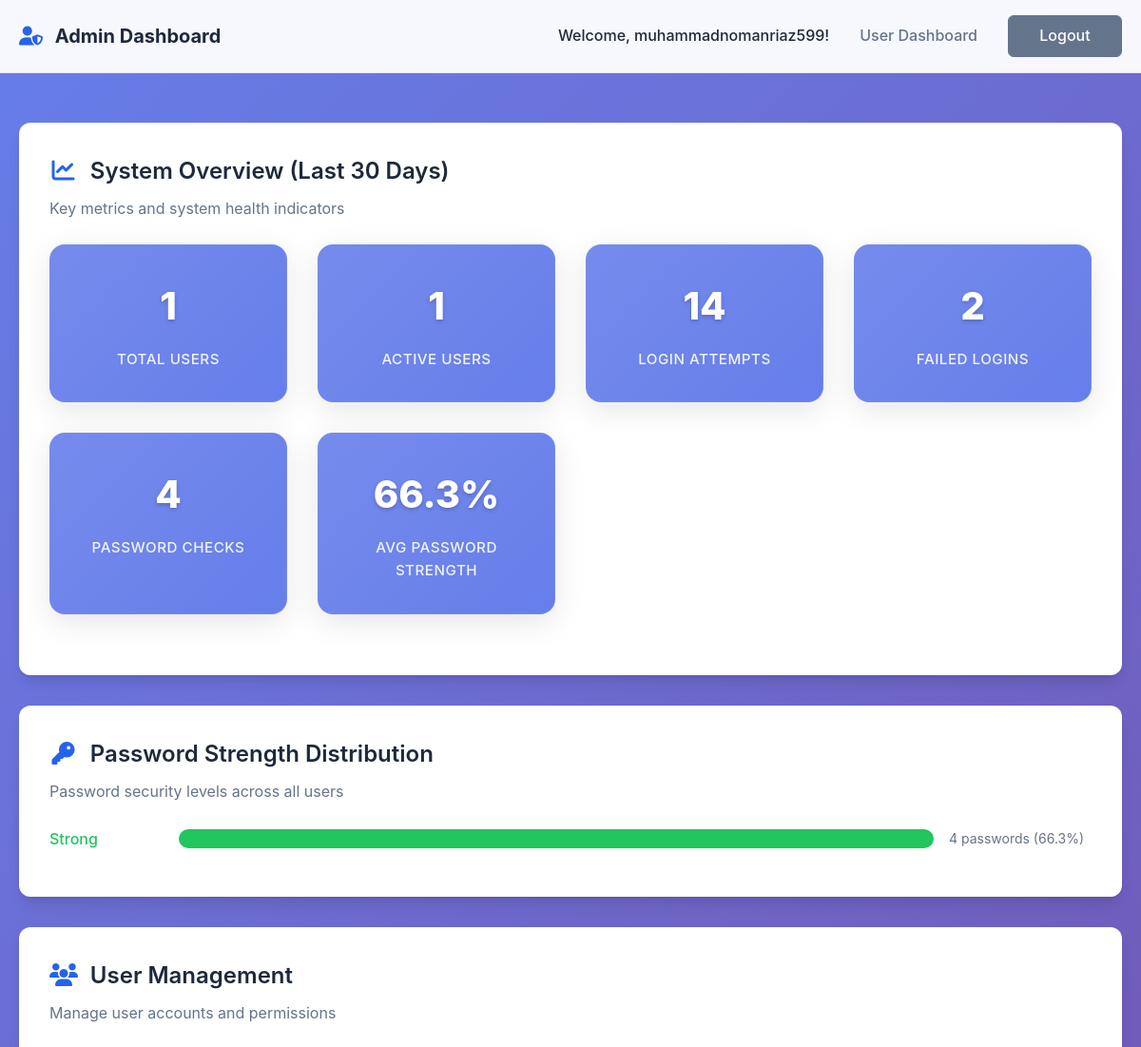
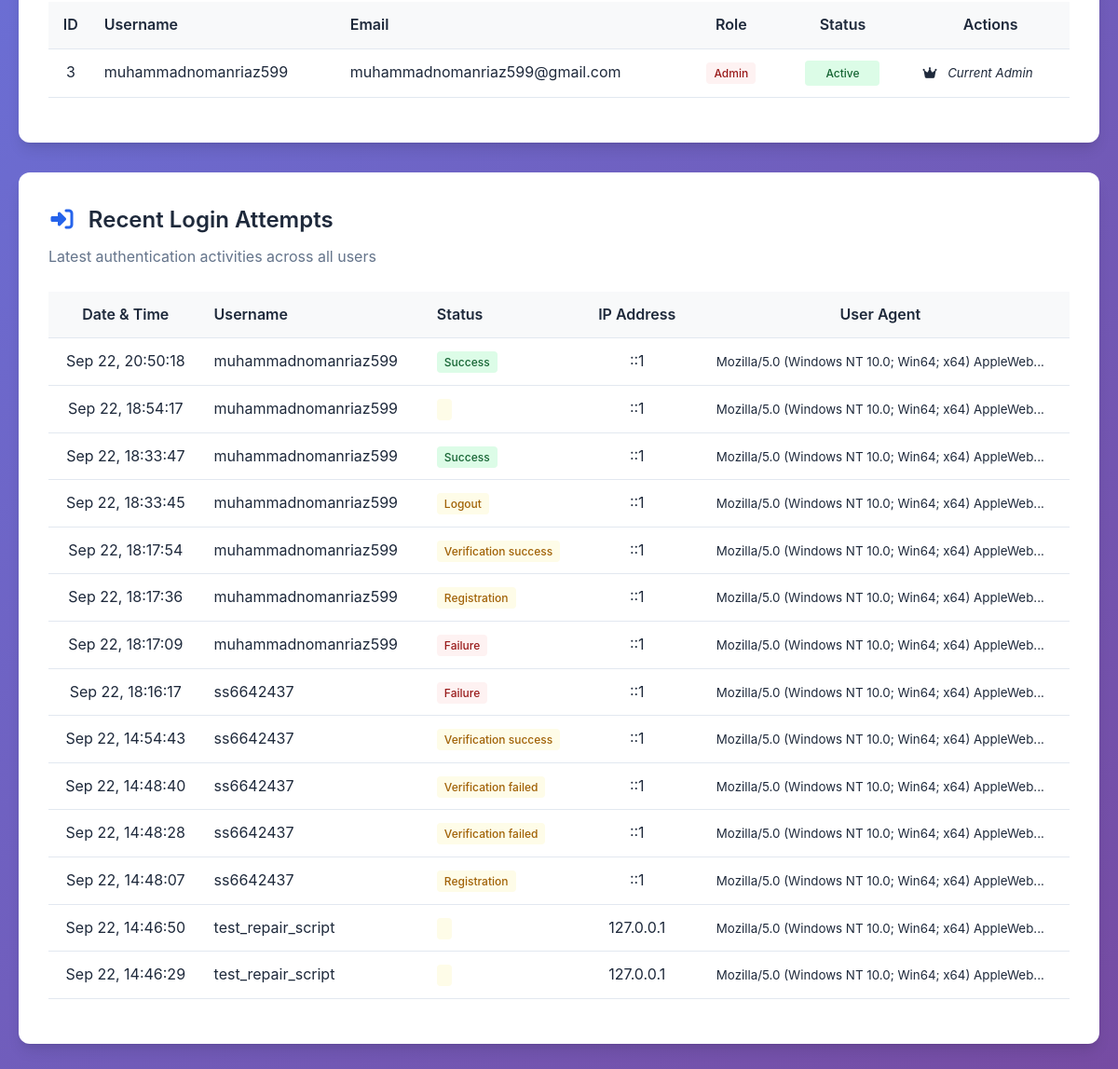
The page /admin/dashboard.php (signed in) on the database its author committed (2 pictures, top to bottom).
### tables this page shows
CREATE TABLE `users` (
  `id` int(11) NOT NULL,
  `username` varchar(50) NOT NULL,
  `email` varchar(100) NOT NULL,
  `password_hash` varchar(255) NOT NULL,
  `role` enum('admin','user') DEFAULT 'user',
  `otp_secret` varchar(32) DEFAULT NULL,
  `is_2fa_enabled` tinyint(1) DEFAULT 0,
  `is_active` tinyint(1) DEFAULT 1,
  `is_verified` tinyint(1) DEFAULT 0,
  `verification_code` varchar(255) DEFAULT NULL,
  `verification_code_expires` datetime DEFAULT NULL,
  `created_at` timestamp NOT NULL DEFAULT current_timestamp(),
  `last_login` timestamp NULL DEFAULT NULL,
  `failed_login_attempts` int(11) DEFAULT 0,
  `locked_until` datetime DEFAULT NULL
);

### config/db.php (called while the page is built, shortened)
<?php
class Database {
    private $pdo;
    private static $instance = null;
    private function __construct() {
        try {
            $dsn = "mysql:host=" . DB_HOST . ";dbname=" . DB_NAME . ";charset=" . DB_CHARSET;
            $options = [
                PDO::ATTR_ERRMODE            => PDO::ERRMODE_EXCEPTION,
                PDO::ATTR_DEFAULT_FETCH_MODE => PDO::FETCH_ASSOC,
                PDO::ATTR_EMULATE_PREPARES   => false,
                PDO::ATTR_PERSISTENT         => false,
                PDO::MYSQL_ATTR_INIT_COMMAND => "SET NAMES " . DB_CHARSET
            ];
            $this->pdo = new PDO($dsn, DB_USER, DB_PASS, $options);
        } catch (PDOException $e) {
            error_log("Database connection failed: " . $e->getMessage());
            die("Database connection failed. Please check your configuration.");
        }
    }
    public static function getInstance() {
        if (self::$instance === null) {
            self::$instance = new self();
        }
        return self::$instance;
    }
    public function query($sql, $params = []) {
        try {
            $stmt = $this->pdo->prepare($sql);
            $stmt->execute($params);
            return $stmt;
        } catch (PDOException $e) {
            error_log("Database query failed: " . $e->getMessage());
            throw new Exception("Database operation failed");
        }
    }
    public function fetch($sql, $params = []) {
        $stmt = $this->query($sql, $params);
        return $stmt->fetch();
    }
    public function fetchAll($sql, $params = []) {
        $stmt = $this->query($sql, $params);
        return $stmt->fetchAll();
    }
}
?>

### admin/dashboard.php (the view, shortened to what this page needs)
<?php
require_once '../config/db.php';
$admin_username = $_SESSION['username'];
try {
    $db = Database::getInstance();
    $stats = [
        'total_users' => $db->fetch("SELECT COUNT(*) as count FROM users")['count'],
        'active_users' => $db->fetch("SELECT COUNT(*) as count FROM users WHERE is_active = 1")['count'],
        'total_login_attempts' => $db->fetch("SELECT COUNT(*) as count FROM login_attempts WHERE created_at >= DATE_SUB(NOW(), INTERVAL 30 DAY)")['count'],
        'failed_logins' => $db->fetch("SELECT COUNT(*) as count FROM login_attempts WHERE attempt_type = 'failure' AND created_at >= DATE_SUB(NOW(), INTERVAL 30 DAY)")['count'],
        'password_checks' => $db->fetch("SELECT COUNT(*) as count FROM password_evaluations WHERE created_at >= DATE_SUB(NOW(), INTERVAL 30 DAY)")['count'],
        'avg_password_strength' => $db->fetch("SELECT AVG(strength_score) as avg FROM password_evaluations WHERE created_at >= DATE_SUB(NOW(), INTERVAL 30 DAY)")['avg'] ?? 0,
    ];
    $users = $db->fetchAll("
        SELECT
            u.id,
            u.username,
            u.email,
            u.role,
            u.is_active,
            u.is_verified,
            u.is_2fa_enabled,
            u.created_at,
            u.last_login,
            COUNT(la.id) as login_attempts,
            SUM(CASE WHEN la.attempt_type = 'success' THEN 1 ELSE 0 END) as successful_logins,
            SUM(CASE WHEN la.attempt_type = 'failure' THEN 1 ELSE 0 END) as failed_logins
        FROM users u
        LEFT JOIN login_attempts la ON u.id = la.user_id AND la.created_at >= DATE_SUB(NOW(), INTERVAL 30 DAY)
        GROUP BY u.id
        ORDER BY u.created_at DESC
    ");
    $recent_attempts = $db->fetchAll("
        SELECT
            la.id,
            la.user_id,
            u.username,
            la.username,
            la.attempt_type,
            la.ip_address,
            la.created_at,
            la.user_agent
        FROM login_attempts la
        LEFT JOIN users u ON la.user_id = u.id
        ORDER BY la.created_at DESC
        LIMIT 50
    ");
    $strength_stats = $db->fetchAll("
        SELECT
            CASE
                WHEN strength_score >= 0.8 THEN 'Very Strong'
                WHEN strength_score >= 0.6 THEN 'Strong'
                WHEN strength_score >= 0.4 THEN 'Medium'
                WHEN strength_score >= 0.2 THEN 'Weak'
                ELSE 'Very Weak'
            END as strength_level,
            COUNT(*) as count,
            AVG(strength_score) * 100 as avg_score
        FROM password_evaluations
        WHERE created_at >= DATE_SUB(NOW(), INTERVAL 30 DAY)
        GROUP BY strength_level
        ORDER BY avg_score DESC
    ");
} catch (Exception $e) {
    logError('Admin dashboard error: ' . $e->getMessage());
    $stats = array_fill_keys(['total_users', 'active_users', 'total_login_attempts', 'failed_logins', 'password_checks', 'avg_password_strength'], 0);
    $users = [];
    $recent_attempts = [];
    $strength_stats = [];
    $suspicious_ips = [];
}
?>
<!DOCTYPE html>
<html lang="en">
<head>
    <link rel="stylesheet" href="https://cdnjs.cloudflare.com/ajax/libs/font-awesome/6.4.0/css/all.min.css">
    <link rel="stylesheet" href="../assets/css/style.css">
</head>
<body>
    <nav class="navbar">
        <div class="container">
            <a href="dashboard.php" class="navbar-brand"><i class="fas fa-user-shield"></i> Admin Dashboard</a>
            <div class="navbar-menu">
                <span>Welcome, <?php echo htmlspecialchars($admin_username); ?>!</span>
                <a href="../dashboard.php">User Dashboard</a>
                <a href="../auth/logout.php" class="btn btn-secondary">Logout</a>
            </div>
        </div>
    </nav>
    <div class="container">
        <div class="card">
            <div class="card-header">
                <h2><i class="fas fa-chart-line"></i> System Overview (Last 30 Days)</h2>
                <p>Key metrics and system health indicators</p>
            </div>
            <div class="dashboard-grid">
                <div class="admin-stat-card">
                    <div class="stat-number"><?php echo number_format($stats['total_users']); ?></div>
                    <div class="stat-label">Total Users</div>
                </div>
                <div class="admin-stat-card">
                    <div class="stat-number"><?php echo number_format($stats['active_users']); ?></div>
                    <div class="stat-label">Active Users</div>
                </div>
                <div class="admin-stat-card">
                    <div class="stat-number"><?php echo number_format($stats['total_login_attempts']); ?></div>
                    <div class="stat-label">Login Attempts</div>
                </div>
                <div class="admin-stat-card">
                    <div class="stat-number"><?php echo number_format($stats['failed_logins']); ?></div>
                    <div class="stat-label">Failed Logins</div>
                </div>
                <div class="admin-stat-card">
                    <div class="stat-number"><?php echo number_format($stats['password_checks']); ?></div>
                    <div class="stat-label">Password Checks</div>
                </div>
                <div class="admin-stat-card">
                    <div class="stat-number"><?php echo number_format($stats['avg_password_strength'] * 100, 1); ?>%</div>
                    <div class="stat-label">Avg Password Strength</div>
                </div>
            </div>
        </div>
        <?php if (!empty($strength_stats)): ?>
        <div class="card">
            <div class="card-header">
                <h2><i class="fas fa-key"></i> Password Strength Distribution</h2>
                <p>Password security levels across all users</p>
            </div>
            <div class="strength-distribution">
                <?php foreach ($strength_stats as $stat): ?>
                <div class="strength-stat-item">
                    <div class="strength-stat-label">
                        <span class="strength-label <?php echo strtolower(str_replace(' ', '-', $stat['strength_level'])); ?>">
                            <?php echo $stat['strength_level']; ?>
                        </span>
                    </div>
                    <div class="strength-stat-bar">
                        <div class="strength-stat-fill <?php echo strtolower(str_replace(' ', '-', $stat['strength_level'])); ?>"
                             style="width: <?php echo ($stat['count'] / array_sum(array_column($strength_stats, 'count'))) * 100; ?>%"></div>
                    </div>
                    <div class="strength-stat-count">
                        <?php echo number_format($stat['count']); ?> passwords (<?php echo number_format($stat['avg_score'], 1); ?>%)
                    </div>
                </div>
                <?php endforeach; ?>
            </div>
        </div>
        <?php endif; ?>
        <div class="card">
            <div class="card-header">
                <h2><i class="fas fa-users"></i> User Management</h2>
                <p>Manage user accounts and permissions</p>
            </div>
            <div class="table-responsive">
                <table class="table">
                    <thead>
                        <tr>
                            <th>ID</th>
                            <th>Username</th>
                            <th>Email</th>
                            <th>Role</th>
                            <th>Status</th>
                            <th>Actions</th>
                        </tr>
                    </thead>
                    <tbody>
                        <?php foreach ($users as $user): ?>
                        <tr id="user-<?php echo $user['id']; ?>">
                            <td><?php echo $user['id']; ?></td>
                            <td><?php echo htmlspecialchars($user['username']); ?></td>
                            <td><?php echo htmlspecialchars($user['email']); ?></td>
                            <td>
                                <span class="badge <?php echo $user['role'] === 'admin' ? 'badge-danger' : 'badge-success'; ?>">
                                    <?php echo $user['role'] === 'admin' ? 'Admin' : 'User'; ?>
                                </span>
                            </td>
                            <td>
                                <div class="status-compact">
                                    <span class="badge <?php echo $user['is_active'] ? 'badge-success' : 'badge-danger'; ?>">
                                        <?php echo $user['is_active'] ? 'Active' : 'Inactive'; ?>
                                    </span>
                                </div>
                            </td>
                            <td>
                                <div class="btn-group">
                                    <?php if ($user['id'] != $_SESSION['user_id']): ?>
                                        <?php if ($user['role'] !== 'admin'): ?>
                                            <button class="btn btn-sm btn-primary" onclick="changeUserRole(<?php echo $user['id']; ?>, 'promote_admin')" title="Promote to Admin">
                                                <i class="fas fa-user-shield"></i> Make Admin
                                            </button>
                                        <?php else: ?>
                                            <button class="btn btn-sm btn-warning" onclick="changeUserRole(<?php echo $user['id']; ?>, 'demote_user')" title="Demote to User">
                                                <i class="fas fa-user-minus"></i> Remove Admin
                                            </button>
                                        <?php endif; ?>
                                        <?php if ($user['is_active']): ?>
                                            <button class="btn btn-sm btn-secondary" onclick="changeUserRole(<?php echo $user['id']; ?>, 'deactivate_user')" title="Deactivate User">
                                                <i class="fas fa-user-times"></i> Deactivate
                                            </button>
                                        <?php else: ?>
                                            <button class="btn btn-sm btn-success" onclick="changeUserRole(<?php echo $user['id']; ?>, 'activate_user')" title="Activate User">
                                                <i class="fas fa-user-check"></i> Activate
                                            </button>
                                        <?php endif; ?>
                                        <?php if (!$user['is_verified']): ?>
                                            <button class="btn btn-sm btn-info" onclick="changeUserRole(<?php echo $user['id']; ?>, 'verify_user')" title="Manually Verify User">
                                                <i class="fas fa-check-circle"></i> Verify
                                            </button>
                                        <?php endif; ?>
                                    <?php else: ?>
                                        <small><em><i class="fas fa-crown"></i> Current Admin</em></small>
                                    <?php endif; ?>
                                </div>
                            </td>
                        </tr>
                        <?php endforeach; ?>
                    </tbody>
                </table>
            </div>
        </div>
        <div class="card">
            <div class="card-header">
                <h2><i class="fas fa-sign-in-alt"></i> Recent Login Attempts</h2>
                <p>Latest authentication activities across all users</p>
            </div>
            <div class="table-responsive">
                <table class="table">
                    <thead>
                        <tr>
                            <th>Date & Time</th>
                            <th>Username</th>
                            <th>Status</th>
                            <th>IP Address</th>
                            <th>User Agent</th>
                        </tr>
                    </thead>
                    <tbody>
                        <?php foreach (array_slice($recent_attempts, 0, 20) as $attempt): ?>
                        <tr>
                            <td><?php echo date('M j, H:i:s', strtotime($attempt['created_at'])); ?></td>
                            <td>
                                <?php if ($attempt['username']): ?>
                                    <?php echo htmlspecialchars($attempt['username']); ?>
                                <?php else: ?>
                                    <em>Unknown User</em>
                                <?php endif; ?>
                            </td>
                            <td>
                                <span class="badge badge-<?php
                                    echo $attempt['attempt_type'] === 'success' ? 'success' :
                                         ($attempt['attempt_type'] === 'failure' ? 'danger' : 'warning');
                                ?>">
                                    <?php echo ucfirst(str_replace('_', ' ', $attempt['attempt_type'])); ?>
                                </span>
                            </td>
                            <td><?php echo htmlspecialchars($attempt['ip_address']); ?></td>
                            <td><small><?php echo htmlspecialchars(substr($attempt['user_agent'], 0, 50)); ?>...</small></td>
                        </tr>
                        <?php endforeach; ?>
                    </tbody>
                </table>
            </div>
        </div>
    </div>
</body>
</html>

### rows shown on the page
users: id "3", username "muhammadnomanriaz599", email "muhammadnomanriaz599@gmail.com", role "Admin", is_active "Active", shows "Current Admin"

### other values the page prints
$admin_username "muhammadnomanriaz599"
$stats['total_users'] "1"
$stats['active_users'] "1"
$stats['total_login_attempts'] "14"
$stats['failed_logins'] "2"
$stats['password_checks'] "4"
$stats['avg_password_strength'] * 100 "66.3"
$stat['strength_level'] "Strong"
$stat['count'] "4"
$stat['avg_score'] "66.3"
date('M j, H:i:s', strtotime($attempt['created_at'])) "Sep 22, 20:50:18"
$attempt['username'] "muhammadnomanriaz599"
str_replace('_', ' ', $attempt['attempt_type']) "Success"
$attempt['ip_address'] "::1"
substr($attempt['user_agent'], 0, 50) "Mozilla/5.0 (Windows NT 10.0; Win64; x64) AppleWeb"
